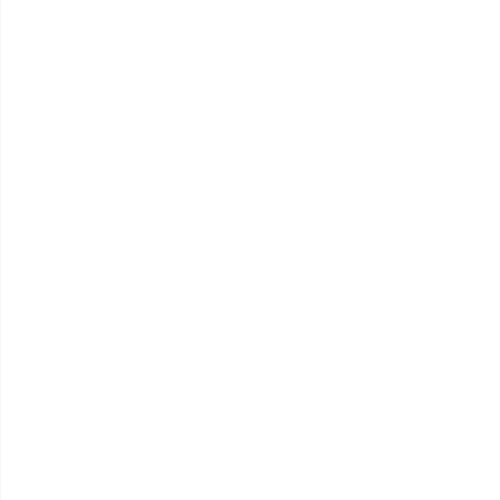
Frame 1 (no input)
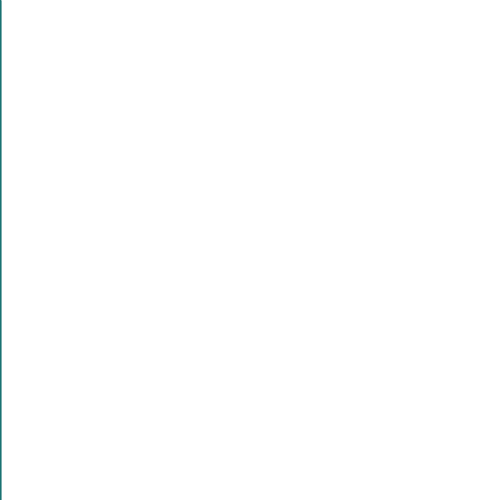
Frame 60 (the mouse pressed at the canvas centre just before this capture)
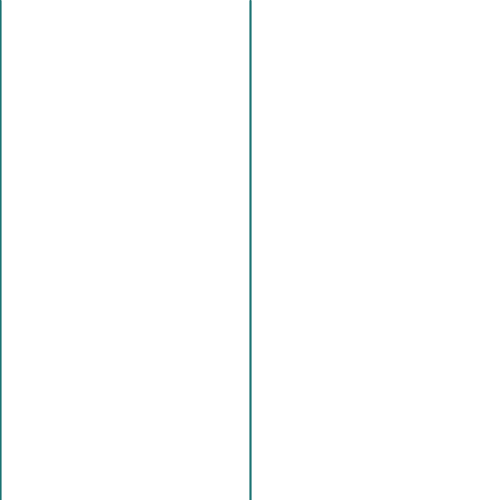
Frame 120 (the mouse held since frame 60 and released just before this capture)

The Processing sketch that drew these frames (run headless with seeded random() and noise(); from frame 60 on, the mouse is pressed at the canvas centre):

// Processing sketch: processing_142823
// ── processing_142823.pde

void setup()
{
size(500, 500);
background(255);
}

void draw()
{
  
strokeWeight(1.5);
stroke(10,90,90,10);
line(mouseX,0,mouseY,500);


}
